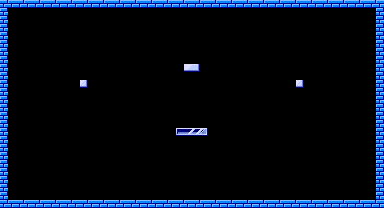

This game map was drawn from its Tiled (.tmx) file and the tilesets committed beside it. A one-line description and the trimmed map source follow:
An orthogonal 48x26 tile map with 8x8 px tiles, 3 tile layers (Background, Interactive, Foreground).

<map version="1.10" tiledversion="1.10.2" orientation="orthogonal" renderorder="right-down" width="48" height="26" tilewidth="8" tileheight="8" infinite="0" nextlayerid="5" nextobjectid="1">
 <tileset firstgid="1" source="Pang.tsx" />
 <layer id="1" name="Background" width="48" height="26">
  <data>[1248 cells, 0 non-empty, 0 distinct tile ids]</data>
 </layer>
 <layer id="2" name="Interactive" width="48" height="26">
  <data>[1248 cells, 152 non-empty, 10 distinct tile ids]</data>
 </layer>
 <layer id="3" name="Foreground" width="48" height="26">
  <data>[1248 cells, 0 non-empty, 0 distinct tile ids]</data>
 </layer>
</map>
